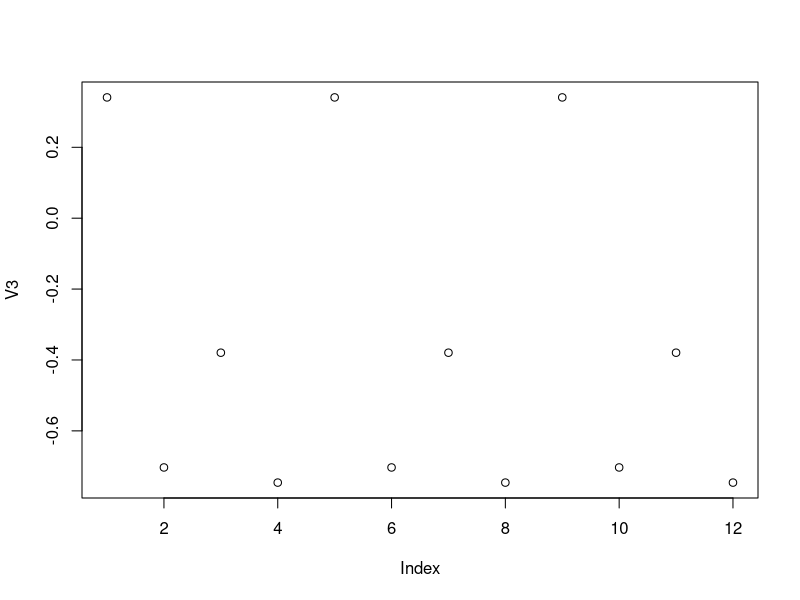

Here is the R script that generated this plot:
library(data.table)
set.seed(45L)
DT  <- data.table(V1=c(1L,2L),
                  V2=LETTERS[1:3],
                  V3=round(rnorm(4),4),
                  V4=1:12) 

DT[]
DT[,.(V1, sd(V3))]
DT[, {print(V2)
  plot(V3) 
  NULL}]
DT[, sum(V4), by = V1]
DT[,sum(V4), by=.(V1,V2)]
DT[,sum(V4), by=sign(V1-1)]
DT[, print(.SD)]